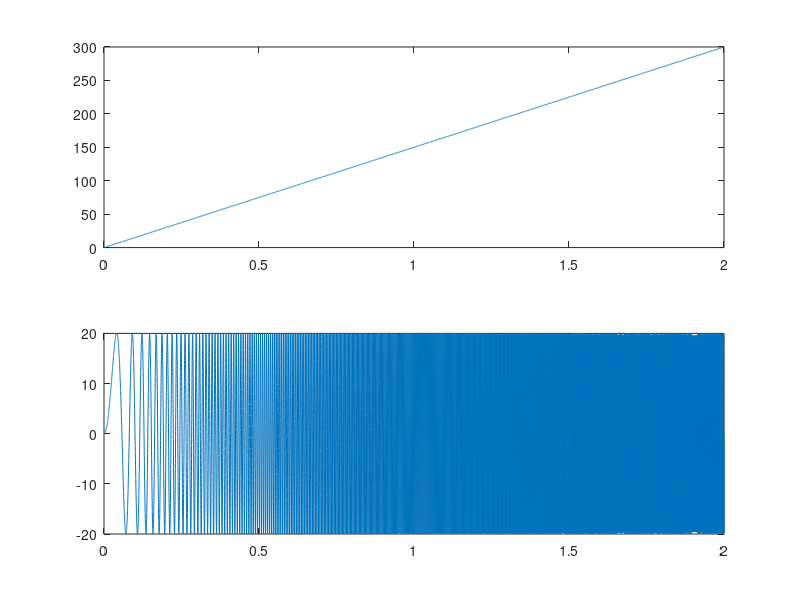

Reproduce this figure in MATLAB.
function question3f
%UNTITLED Summary of this function goes here
%   Detailed explanation goes here
a=0:(1/8000):2;
f=150*a;
%x=20*sin(2*pi*f.*a);    % use this for +-20
x=sin(2*pi*f.*a);
%subplot(2,1,1), plot(a,f)
%subplot(2,1,2), plot(a,x)
audiowrite('sound1.wav',x,8000);  % there are 8000 samples per sec
sound(x,8000);

x2=20*sin(2*pi*f.*a);
subplot(2,1,1), plot(a,f)
subplot(2,1,2), plot(a,x2)
audiowrite('sound2.wav',x2,8000);  % Yes a warning came for data clipping and both sound diffrent and sound
                                   % got clipped which lead to distotion of the orginal sound
pause
sound(x2,8000);
end
